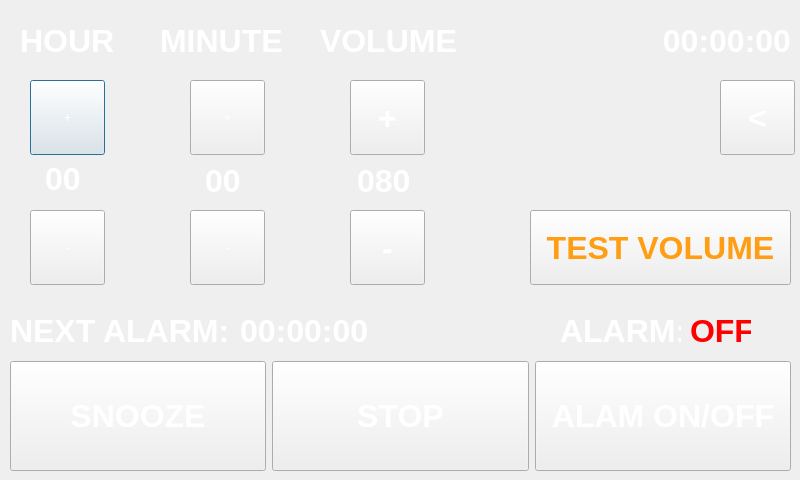
<?xml version="1.0" encoding="UTF-8"?>
<ui version="4.0">
 <class>Alarm</class>
 <widget class="QDialog" name="Alarm">
  <property name="geometry">
   <rect>
    <x>0</x>
    <y>0</y>
    <width>800</width>
    <height>480</height>
   </rect>
  </property>
  <property name="windowTitle">
   <string>Dialog</string>
  </property>
  <property name="styleSheet">
   <string notr="true"/>
  </property>
  <widget class="QLabel" name="time_label">
   <property name="geometry">
    <rect>
     <x>620</x>
     <y>20</y>
     <width>171</width>
     <height>41</height>
    </rect>
   </property>
   <property name="font">
    <font>
     <pointsize>24</pointsize>
     <weight>75</weight>
     <bold>true</bold>
    </font>
   </property>
   <property name="styleSheet">
    <string notr="true">color: rgb(255, 255, 255);</string>
   </property>
   <property name="text">
    <string>00:00:00</string>
   </property>
   <property name="alignment">
    <set>Qt::AlignRight|Qt::AlignTrailing|Qt::AlignVCenter</set>
   </property>
  </widget>
  <widget class="QPushButton" name="h_plus">
   <property name="geometry">
    <rect>
     <x>30</x>
     <y>80</y>
     <width>75</width>
     <height>75</height>
    </rect>
   </property>
   <property name="styleSheet">
    <string notr="true">color: rgb(255, 255, 255);</string>
   </property>
   <property name="text">
    <string>+</string>
   </property>
  </widget>
  <widget class="QPushButton" name="h_min">
   <property name="geometry">
    <rect>
     <x>30</x>
     <y>210</y>
     <width>75</width>
     <height>75</height>
    </rect>
   </property>
   <property name="styleSheet">
    <string notr="true">color: rgb(255, 255, 255);</string>
   </property>
   <property name="text">
    <string>-</string>
   </property>
  </widget>
  <widget class="QLabel" name="hour">
   <property name="geometry">
    <rect>
     <x>45</x>
     <y>158</y>
     <width>41</width>
     <height>41</height>
    </rect>
   </property>
   <property name="font">
    <font>
     <pointsize>24</pointsize>
     <weight>75</weight>
     <bold>true</bold>
    </font>
   </property>
   <property name="styleSheet">
    <string notr="true">color: rgb(255, 255, 255);</string>
   </property>
   <property name="text">
    <string>00</string>
   </property>
  </widget>
  <widget class="QPushButton" name="m_plus">
   <property name="geometry">
    <rect>
     <x>190</x>
     <y>80</y>
     <width>75</width>
     <height>75</height>
    </rect>
   </property>
   <property name="styleSheet">
    <string notr="true">color: rgb(255, 255, 255);</string>
   </property>
   <property name="text">
    <string>+</string>
   </property>
  </widget>
  <widget class="QPushButton" name="m_min">
   <property name="geometry">
    <rect>
     <x>190</x>
     <y>210</y>
     <width>75</width>
     <height>75</height>
    </rect>
   </property>
   <property name="styleSheet">
    <string notr="true">color: rgb(255, 255, 255);</string>
   </property>
   <property name="text">
    <string>-</string>
   </property>
  </widget>
  <widget class="QLabel" name="minute">
   <property name="geometry">
    <rect>
     <x>205</x>
     <y>160</y>
     <width>41</width>
     <height>41</height>
    </rect>
   </property>
   <property name="font">
    <font>
     <pointsize>24</pointsize>
     <weight>75</weight>
     <bold>true</bold>
    </font>
   </property>
   <property name="styleSheet">
    <string notr="true">color: rgb(255, 255, 255);</string>
   </property>
   <property name="text">
    <string>00</string>
   </property>
  </widget>
  <widget class="QLabel" name="label_3">
   <property name="geometry">
    <rect>
     <x>20</x>
     <y>20</y>
     <width>101</width>
     <height>41</height>
    </rect>
   </property>
   <property name="font">
    <font>
     <pointsize>24</pointsize>
     <weight>75</weight>
     <bold>true</bold>
    </font>
   </property>
   <property name="styleSheet">
    <string notr="true">color: rgb(255, 255, 255);</string>
   </property>
   <property name="text">
    <string>HOUR</string>
   </property>
  </widget>
  <widget class="QLabel" name="label_4">
   <property name="geometry">
    <rect>
     <x>160</x>
     <y>20</y>
     <width>141</width>
     <height>41</height>
    </rect>
   </property>
   <property name="font">
    <font>
     <pointsize>24</pointsize>
     <weight>75</weight>
     <bold>true</bold>
    </font>
   </property>
   <property name="styleSheet">
    <string notr="true">color: rgb(255, 255, 255);</string>
   </property>
   <property name="text">
    <string>MINUTE</string>
   </property>
  </widget>
  <widget class="QLabel" name="alarm_status">
   <property name="geometry">
    <rect>
     <x>690</x>
     <y>310</y>
     <width>61</width>
     <height>41</height>
    </rect>
   </property>
   <property name="font">
    <font>
     <pointsize>24</pointsize>
     <weight>75</weight>
     <bold>true</bold>
    </font>
   </property>
   <property name="styleSheet">
    <string notr="true">color: rgb(255, 0, 0);</string>
   </property>
   <property name="text">
    <string>OFF</string>
   </property>
   <property name="alignment">
    <set>Qt::AlignLeading|Qt::AlignLeft|Qt::AlignVCenter</set>
   </property>
  </widget>
  <widget class="QLabel" name="alarm_status_2">
   <property name="geometry">
    <rect>
     <x>560</x>
     <y>310</y>
     <width>121</width>
     <height>41</height>
    </rect>
   </property>
   <property name="font">
    <font>
     <pointsize>24</pointsize>
     <weight>75</weight>
     <bold>true</bold>
    </font>
   </property>
   <property name="styleSheet">
    <string notr="true">color: rgb(255, 255, 255);</string>
   </property>
   <property name="text">
    <string>ALARM:</string>
   </property>
   <property name="alignment">
    <set>Qt::AlignLeading|Qt::AlignLeft|Qt::AlignVCenter</set>
   </property>
  </widget>
  <widget class="QLabel" name="remaining_time">
   <property name="geometry">
    <rect>
     <x>240</x>
     <y>310</y>
     <width>151</width>
     <height>41</height>
    </rect>
   </property>
   <property name="font">
    <font>
     <pointsize>24</pointsize>
     <weight>75</weight>
     <bold>true</bold>
    </font>
   </property>
   <property name="styleSheet">
    <string notr="true">color: rgb(255, 255, 255);</string>
   </property>
   <property name="text">
    <string>00:00:00</string>
   </property>
   <property name="alignment">
    <set>Qt::AlignLeading|Qt::AlignLeft|Qt::AlignVCenter</set>
   </property>
  </widget>
  <widget class="QPushButton" name="vol_increase">
   <property name="geometry">
    <rect>
     <x>350</x>
     <y>80</y>
     <width>75</width>
     <height>75</height>
    </rect>
   </property>
   <property name="minimumSize">
    <size>
     <width>0</width>
     <height>0</height>
    </size>
   </property>
   <property name="font">
    <font>
     <pointsize>24</pointsize>
     <weight>75</weight>
     <bold>true</bold>
    </font>
   </property>
   <property name="styleSheet">
    <string notr="true">color: rgb(255, 255, 255);</string>
   </property>
   <property name="text">
    <string>+</string>
   </property>
  </widget>
  <widget class="QPushButton" name="vol_decrease">
   <property name="geometry">
    <rect>
     <x>350</x>
     <y>210</y>
     <width>75</width>
     <height>75</height>
    </rect>
   </property>
   <property name="minimumSize">
    <size>
     <width>0</width>
     <height>0</height>
    </size>
   </property>
   <property name="font">
    <font>
     <pointsize>24</pointsize>
     <weight>75</weight>
     <bold>true</bold>
    </font>
   </property>
   <property name="styleSheet">
    <string notr="true">color: rgb(255, 255, 255);</string>
   </property>
   <property name="text">
    <string>-</string>
   </property>
  </widget>
  <widget class="QLabel" name="label_5">
   <property name="geometry">
    <rect>
     <x>320</x>
     <y>20</y>
     <width>141</width>
     <height>41</height>
    </rect>
   </property>
   <property name="font">
    <font>
     <pointsize>24</pointsize>
     <weight>75</weight>
     <bold>true</bold>
    </font>
   </property>
   <property name="styleSheet">
    <string notr="true">color: rgb(255, 255, 255);</string>
   </property>
   <property name="text">
    <string>VOLUME</string>
   </property>
  </widget>
  <widget class="QLabel" name="volume">
   <property name="geometry">
    <rect>
     <x>357</x>
     <y>160</y>
     <width>61</width>
     <height>41</height>
    </rect>
   </property>
   <property name="font">
    <font>
     <pointsize>24</pointsize>
     <weight>75</weight>
     <bold>true</bold>
    </font>
   </property>
   <property name="styleSheet">
    <string notr="true">color: rgb(255, 255, 255);</string>
   </property>
   <property name="text">
    <string>080</string>
   </property>
  </widget>
  <widget class="QLabel" name="remaining_time_2">
   <property name="geometry">
    <rect>
     <x>10</x>
     <y>310</y>
     <width>231</width>
     <height>41</height>
    </rect>
   </property>
   <property name="font">
    <font>
     <pointsize>24</pointsize>
     <weight>75</weight>
     <bold>true</bold>
    </font>
   </property>
   <property name="styleSheet">
    <string notr="true">color: rgb(255, 255, 255);</string>
   </property>
   <property name="text">
    <string>NEXT ALARM:</string>
   </property>
   <property name="alignment">
    <set>Qt::AlignLeading|Qt::AlignLeft|Qt::AlignVCenter</set>
   </property>
  </widget>
  <widget class="QPushButton" name="test_volume">
   <property name="geometry">
    <rect>
     <x>530</x>
     <y>210</y>
     <width>261</width>
     <height>75</height>
    </rect>
   </property>
   <property name="minimumSize">
    <size>
     <width>0</width>
     <height>0</height>
    </size>
   </property>
   <property name="font">
    <font>
     <pointsize>24</pointsize>
     <weight>75</weight>
     <bold>true</bold>
    </font>
   </property>
   <property name="styleSheet">
    <string notr="true">color: rgb(255, 157, 19);</string>
   </property>
   <property name="text">
    <string>TEST VOLUME</string>
   </property>
  </widget>
  <widget class="QWidget" name="layoutWidget">
   <property name="geometry">
    <rect>
     <x>10</x>
     <y>360</y>
     <width>781</width>
     <height>112</height>
    </rect>
   </property>
   <layout class="QHBoxLayout" name="horizontalLayout">
    <item>
     <widget class="QPushButton" name="snooze">
      <property name="minimumSize">
       <size>
        <width>0</width>
        <height>110</height>
       </size>
      </property>
      <property name="font">
       <font>
        <pointsize>24</pointsize>
        <weight>75</weight>
        <bold>true</bold>
       </font>
      </property>
      <property name="styleSheet">
       <string notr="true">color: rgb(255, 255, 255);</string>
      </property>
      <property name="text">
       <string>SNOOZE</string>
      </property>
     </widget>
    </item>
    <item>
     <widget class="QPushButton" name="alarm_stop">
      <property name="minimumSize">
       <size>
        <width>0</width>
        <height>110</height>
       </size>
      </property>
      <property name="font">
       <font>
        <pointsize>24</pointsize>
        <weight>75</weight>
        <bold>true</bold>
       </font>
      </property>
      <property name="styleSheet">
       <string notr="true">color: rgb(255, 255, 255);</string>
      </property>
      <property name="text">
       <string>STOP</string>
      </property>
     </widget>
    </item>
    <item>
     <widget class="QPushButton" name="alarm_status_btn">
      <property name="minimumSize">
       <size>
        <width>0</width>
        <height>110</height>
       </size>
      </property>
      <property name="font">
       <font>
        <pointsize>24</pointsize>
        <weight>75</weight>
        <bold>true</bold>
       </font>
      </property>
      <property name="styleSheet">
       <string notr="true">color: rgb(255, 255, 255);</string>
      </property>
      <property name="text">
       <string>ALAM ON/OFF</string>
      </property>
     </widget>
    </item>
   </layout>
  </widget>
  <widget class="QPushButton" name="vol_increase_2">
   <property name="geometry">
    <rect>
     <x>720</x>
     <y>80</y>
     <width>75</width>
     <height>75</height>
    </rect>
   </property>
   <property name="minimumSize">
    <size>
     <width>0</width>
     <height>0</height>
    </size>
   </property>
   <property name="font">
    <font>
     <pointsize>24</pointsize>
     <weight>75</weight>
     <bold>true</bold>
    </font>
   </property>
   <property name="styleSheet">
    <string notr="true">color: rgb(255, 255, 255);</string>
   </property>
   <property name="text">
    <string>&lt;</string>
   </property>
  </widget>
 </widget>
 <resources/>
 <connections/>
</ui>
